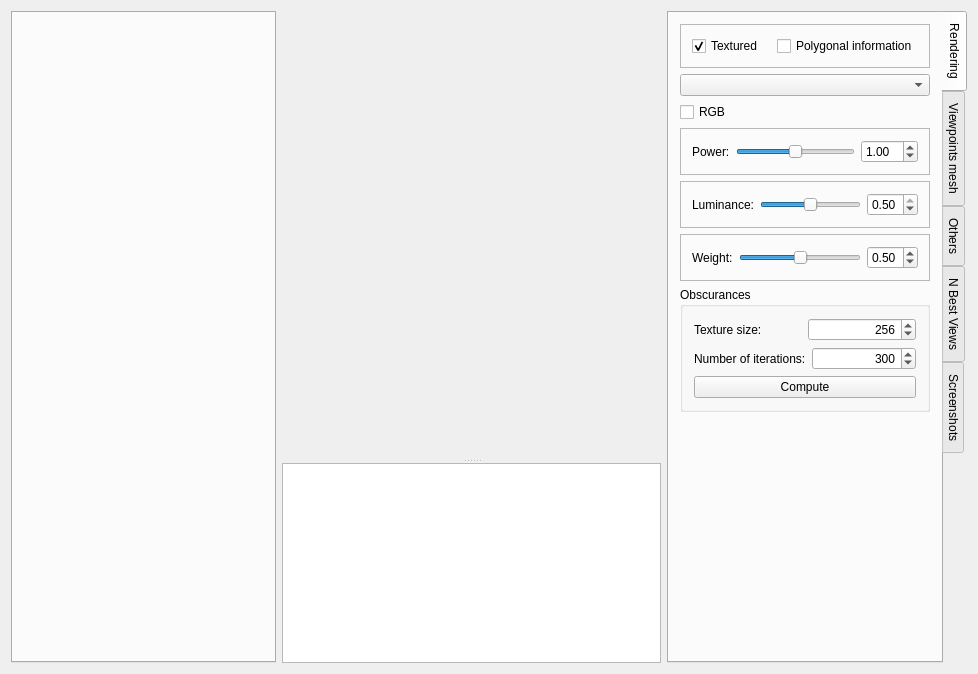
<?xml version="1.0" encoding="UTF-8"?>
<ui version="4.0">
 <class>MainModule</class>
 <widget class="QWidget" name="MainModule">
  <property name="enabled">
   <bool>true</bool>
  </property>
  <property name="geometry">
   <rect>
    <x>0</x>
    <y>0</y>
    <width>978</width>
    <height>674</height>
   </rect>
  </property>
  <property name="windowTitle">
   <string>Form</string>
  </property>
  <layout class="QHBoxLayout" name="horizontalLayout">
   <item>
    <widget class="QTabWidget" name="leftTabWidget">
     <property name="sizePolicy">
      <sizepolicy hsizetype="Expanding" vsizetype="Expanding">
       <horstretch>0</horstretch>
       <verstretch>0</verstretch>
      </sizepolicy>
     </property>
     <property name="maximumSize">
      <size>
       <width>265</width>
       <height>16777215</height>
      </size>
     </property>
     <property name="tabPosition">
      <enum>QTabWidget::West</enum>
     </property>
     <property name="currentIndex">
      <number>-1</number>
     </property>
    </widget>
   </item>
   <item>
    <widget class="QSplitter" name="splitter">
     <property name="sizePolicy">
      <sizepolicy hsizetype="Expanding" vsizetype="Expanding">
       <horstretch>0</horstretch>
       <verstretch>0</verstretch>
      </sizepolicy>
     </property>
     <property name="orientation">
      <enum>Qt::Vertical</enum>
     </property>
     <widget class="GLCanvas" name="Canvas" native="true">
      <property name="sizePolicy">
       <sizepolicy hsizetype="Expanding" vsizetype="Expanding">
        <horstretch>0</horstretch>
        <verstretch>0</verstretch>
       </sizepolicy>
      </property>
      <property name="minimumSize">
       <size>
        <width>0</width>
        <height>0</height>
       </size>
      </property>
      <property name="focusPolicy">
       <enum>Qt::ClickFocus</enum>
      </property>
      <property name="autoFillBackground">
       <bool>false</bool>
      </property>
     </widget>
     <widget class="QPlainTextEdit" name="console">
      <property name="sizePolicy">
       <sizepolicy hsizetype="Expanding" vsizetype="Expanding">
        <horstretch>0</horstretch>
        <verstretch>0</verstretch>
       </sizepolicy>
      </property>
      <property name="minimumSize">
       <size>
        <width>0</width>
        <height>0</height>
       </size>
      </property>
      <property name="maximumSize">
       <size>
        <width>16777215</width>
        <height>200</height>
       </size>
      </property>
      <property name="sizeIncrement">
       <size>
        <width>0</width>
        <height>0</height>
       </size>
      </property>
      <property name="baseSize">
       <size>
        <width>0</width>
        <height>0</height>
       </size>
      </property>
      <property name="undoRedoEnabled">
       <bool>false</bool>
      </property>
      <property name="readOnly">
       <bool>true</bool>
      </property>
     </widget>
    </widget>
   </item>
   <item>
    <widget class="QTabWidget" name="rightTabWidget">
     <property name="sizePolicy">
      <sizepolicy hsizetype="Expanding" vsizetype="Expanding">
       <horstretch>0</horstretch>
       <verstretch>0</verstretch>
      </sizepolicy>
     </property>
     <property name="maximumSize">
      <size>
       <width>300</width>
       <height>16777215</height>
      </size>
     </property>
     <property name="tabPosition">
      <enum>QTabWidget::East</enum>
     </property>
     <property name="currentIndex">
      <number>0</number>
     </property>
     <widget class="QWidget" name="tab">
      <attribute name="title">
       <string>Rendering</string>
      </attribute>
      <layout class="QHBoxLayout" name="horizontalLayout_7">
       <item>
        <layout class="QVBoxLayout" name="verticalLayout_4">
         <item>
          <widget class="QFrame" name="shadingFrame">
           <property name="frameShape">
            <enum>QFrame::StyledPanel</enum>
           </property>
           <property name="frameShadow">
            <enum>QFrame::Raised</enum>
           </property>
           <layout class="QHBoxLayout" name="horizontalLayout_58">
            <item>
             <widget class="QCheckBox" name="texturedCheckBox">
              <property name="text">
               <string>Textured</string>
              </property>
              <property name="checked">
               <bool>true</bool>
              </property>
             </widget>
            </item>
            <item>
             <widget class="QCheckBox" name="polygonalInformationCheckBox">
              <property name="text">
               <string>Polygonal information</string>
              </property>
             </widget>
            </item>
           </layout>
          </widget>
         </item>
         <item>
          <widget class="QComboBox" name="polygonalInformationComboBox"/>
         </item>
         <item>
          <widget class="QCheckBox" name="rgbCheckBox">
           <property name="text">
            <string>RGB</string>
           </property>
          </widget>
         </item>
         <item>
          <widget class="QFrame" name="powerFrame">
           <property name="frameShape">
            <enum>QFrame::StyledPanel</enum>
           </property>
           <property name="frameShadow">
            <enum>QFrame::Raised</enum>
           </property>
           <layout class="QHBoxLayout" name="horizontalLayout_53">
            <item>
             <widget class="QLabel" name="powerLabel">
              <property name="text">
               <string>Power:</string>
              </property>
             </widget>
            </item>
            <item>
             <widget class="QSlider" name="powerSlider">
              <property name="minimum">
               <number>-900</number>
              </property>
              <property name="maximum">
               <number>900</number>
              </property>
              <property name="singleStep">
               <number>100</number>
              </property>
              <property name="pageStep">
               <number>250</number>
              </property>
              <property name="value">
               <number>0</number>
              </property>
              <property name="sliderPosition">
               <number>0</number>
              </property>
              <property name="tracking">
               <bool>true</bool>
              </property>
              <property name="orientation">
               <enum>Qt::Horizontal</enum>
              </property>
              <property name="invertedAppearance">
               <bool>false</bool>
              </property>
              <property name="invertedControls">
               <bool>false</bool>
              </property>
             </widget>
            </item>
            <item>
             <widget class="QDoubleSpinBox" name="powerSpinBox">
              <property name="minimum">
               <double>0.100000000000000</double>
              </property>
              <property name="maximum">
               <double>10.000000000000000</double>
              </property>
              <property name="singleStep">
               <double>0.050000000000000</double>
              </property>
              <property name="value">
               <double>1.000000000000000</double>
              </property>
             </widget>
            </item>
           </layout>
          </widget>
         </item>
         <item>
          <widget class="QFrame" name="luminanceFrame">
           <property name="frameShape">
            <enum>QFrame::StyledPanel</enum>
           </property>
           <property name="frameShadow">
            <enum>QFrame::Raised</enum>
           </property>
           <layout class="QHBoxLayout" name="horizontalLayout_59">
            <item>
             <widget class="QLabel" name="luminanceLabel">
              <property name="text">
               <string>Luminance:</string>
              </property>
             </widget>
            </item>
            <item>
             <widget class="QSlider" name="luminanceSlider">
              <property name="minimum">
               <number>0</number>
              </property>
              <property name="maximum">
               <number>50</number>
              </property>
              <property name="pageStep">
               <number>5</number>
              </property>
              <property name="value">
               <number>25</number>
              </property>
              <property name="orientation">
               <enum>Qt::Horizontal</enum>
              </property>
             </widget>
            </item>
            <item>
             <widget class="QDoubleSpinBox" name="luminanceSpinBox">
              <property name="minimum">
               <double>0.000000000000000</double>
              </property>
              <property name="maximum">
               <double>0.500000000000000</double>
              </property>
              <property name="singleStep">
               <double>0.050000000000000</double>
              </property>
              <property name="value">
               <double>0.500000000000000</double>
              </property>
             </widget>
            </item>
           </layout>
          </widget>
         </item>
         <item>
          <widget class="QFrame" name="weightFrame">
           <property name="frameShape">
            <enum>QFrame::StyledPanel</enum>
           </property>
           <property name="frameShadow">
            <enum>QFrame::Raised</enum>
           </property>
           <layout class="QHBoxLayout" name="horizontalLayout_60">
            <item>
             <widget class="QLabel" name="weightLabel">
              <property name="text">
               <string>Weight:</string>
              </property>
             </widget>
            </item>
            <item>
             <widget class="QSlider" name="weightSlider">
              <property name="minimum">
               <number>0</number>
              </property>
              <property name="maximum">
               <number>100</number>
              </property>
              <property name="value">
               <number>50</number>
              </property>
              <property name="orientation">
               <enum>Qt::Horizontal</enum>
              </property>
             </widget>
            </item>
            <item>
             <widget class="QDoubleSpinBox" name="weightSpinBox">
              <property name="minimum">
               <double>0.000000000000000</double>
              </property>
              <property name="maximum">
               <double>1.000000000000000</double>
              </property>
              <property name="singleStep">
               <double>0.050000000000000</double>
              </property>
              <property name="value">
               <double>0.500000000000000</double>
              </property>
             </widget>
            </item>
           </layout>
          </widget>
         </item>
         <item>
          <widget class="QGroupBox" name="groupBox">
           <property name="title">
            <string>Obscurances</string>
           </property>
           <layout class="QVBoxLayout" name="verticalLayout_5">
            <item>
             <layout class="QHBoxLayout" name="textureSizeLayout">
              <item>
               <widget class="QLabel" name="textureSizeLabel">
                <property name="text">
                 <string>Texture size:</string>
                </property>
               </widget>
              </item>
              <item>
               <widget class="QSpinBox" name="textureSizeSpinBox">
                <property name="focusPolicy">
                 <enum>Qt::WheelFocus</enum>
                </property>
                <property name="inputMethodHints">
                 <set>Qt::ImhDigitsOnly</set>
                </property>
                <property name="alignment">
                 <set>Qt::AlignRight|Qt::AlignTrailing|Qt::AlignVCenter</set>
                </property>
                <property name="readOnly">
                 <bool>false</bool>
                </property>
                <property name="maximum">
                 <number>4096</number>
                </property>
                <property name="value">
                 <number>256</number>
                </property>
               </widget>
              </item>
             </layout>
            </item>
            <item>
             <layout class="QHBoxLayout" name="numberOfIterationsLayout">
              <item>
               <widget class="QLabel" name="numberOfIterationsLabel">
                <property name="text">
                 <string>Number of iterations:</string>
                </property>
               </widget>
              </item>
              <item>
               <widget class="QSpinBox" name="numberOfIterationsSpinBox">
                <property name="layoutDirection">
                 <enum>Qt::LeftToRight</enum>
                </property>
                <property name="alignment">
                 <set>Qt::AlignRight|Qt::AlignTrailing|Qt::AlignVCenter</set>
                </property>
                <property name="maximum">
                 <number>5000</number>
                </property>
                <property name="value">
                 <number>300</number>
                </property>
               </widget>
              </item>
             </layout>
            </item>
            <item>
             <widget class="QPushButton" name="computeObscurancesAndAmbientOcclusionButton">
              <property name="text">
               <string>Compute</string>
              </property>
             </widget>
            </item>
           </layout>
          </widget>
         </item>
         <item>
          <spacer name="verticalSpacer_3">
           <property name="orientation">
            <enum>Qt::Vertical</enum>
           </property>
           <property name="sizeHint" stdset="0">
            <size>
             <width>20</width>
             <height>40</height>
            </size>
           </property>
          </spacer>
         </item>
        </layout>
       </item>
      </layout>
     </widget>
     <widget class="QWidget" name="viewpointsTab">
      <attribute name="title">
       <string>Viewpoints mesh</string>
      </attribute>
      <layout class="QHBoxLayout" name="horizontalLayout_4">
       <item>
        <layout class="QVBoxLayout" name="verticalLayout_12">
         <item>
          <layout class="QHBoxLayout" name="horizontalLayout_5">
           <item>
            <widget class="QLabel" name="resolutionLabel">
             <property name="text">
              <string>Width resolution:</string>
             </property>
            </widget>
           </item>
           <item>
            <widget class="QSpinBox" name="widthResolutionSpinBox">
             <property name="minimum">
              <number>1</number>
             </property>
             <property name="maximum">
              <number>4096</number>
             </property>
             <property name="singleStep">
              <number>128</number>
             </property>
             <property name="value">
              <number>640</number>
             </property>
            </widget>
           </item>
           <item>
            <spacer name="horizontalSpacer">
             <property name="orientation">
              <enum>Qt::Horizontal</enum>
             </property>
             <property name="sizeHint" stdset="0">
              <size>
               <width>40</width>
               <height>20</height>
              </size>
             </property>
            </spacer>
           </item>
           <item>
            <widget class="QCheckBox" name="faceCullingCheckBox">
             <property name="layoutDirection">
              <enum>Qt::RightToLeft</enum>
             </property>
             <property name="text">
              <string>Face culling</string>
             </property>
             <property name="checked">
              <bool>true</bool>
             </property>
             <property name="tristate">
              <bool>false</bool>
             </property>
            </widget>
           </item>
          </layout>
         </item>
         <item>
          <widget class="QLabel" name="viewpointsSphereLabel">
           <property name="font">
            <font>
             <weight>75</weight>
             <bold>true</bold>
            </font>
           </property>
           <property name="text">
            <string>Sphere around the object</string>
           </property>
           <property name="alignment">
            <set>Qt::AlignCenter</set>
           </property>
          </widget>
         </item>
         <item>
          <layout class="QHBoxLayout" name="horizontalLayout_3">
           <item>
            <widget class="QLabel" name="numberOfViewpointsLabel">
             <property name="text">
              <string>Number of viewpoints:</string>
             </property>
            </widget>
           </item>
           <item>
            <spacer name="horizontalSpacer_2">
             <property name="orientation">
              <enum>Qt::Horizontal</enum>
             </property>
             <property name="sizeHint" stdset="0">
              <size>
               <width>40</width>
               <height>20</height>
              </size>
             </property>
            </spacer>
           </item>
           <item>
            <widget class="QComboBox" name="numberOfViewpoints"/>
           </item>
          </layout>
         </item>
         <item>
          <layout class="QGridLayout" name="gridLayout">
           <item row="0" column="0">
            <widget class="QLabel" name="cameraDistanceLabel">
             <property name="sizePolicy">
              <sizepolicy hsizetype="Preferred" vsizetype="Preferred">
               <horstretch>0</horstretch>
               <verstretch>0</verstretch>
              </sizepolicy>
             </property>
             <property name="text">
              <string>Distance:</string>
             </property>
            </widget>
           </item>
           <item row="1" column="0">
            <widget class="QLabel" name="cameraAngleLabel">
             <property name="sizePolicy">
              <sizepolicy hsizetype="Preferred" vsizetype="Preferred">
               <horstretch>0</horstretch>
               <verstretch>0</verstretch>
              </sizepolicy>
             </property>
             <property name="text">
              <string>Angle (vertical):</string>
             </property>
            </widget>
           </item>
           <item row="0" column="1">
            <widget class="QDoubleSpinBox" name="cameraDistanceSpinBox">
             <property name="prefix">
              <string/>
             </property>
             <property name="decimals">
              <number>2</number>
             </property>
             <property name="minimum">
              <double>0.100000000000000</double>
             </property>
             <property name="maximum">
              <double>99.900000000000006</double>
             </property>
             <property name="singleStep">
              <double>0.200000000000000</double>
             </property>
             <property name="value">
              <double>3.000000000000000</double>
             </property>
            </widget>
           </item>
           <item row="0" column="2">
            <widget class="QLabel" name="timesRadiusLabel">
             <property name="sizePolicy">
              <sizepolicy hsizetype="Preferred" vsizetype="Preferred">
               <horstretch>0</horstretch>
               <verstretch>0</verstretch>
              </sizepolicy>
             </property>
             <property name="text">
              <string>radius</string>
             </property>
            </widget>
           </item>
           <item row="1" column="2">
            <widget class="QLabel" name="degreesLabel">
             <property name="sizePolicy">
              <sizepolicy hsizetype="Preferred" vsizetype="Preferred">
               <horstretch>0</horstretch>
               <verstretch>0</verstretch>
              </sizepolicy>
             </property>
             <property name="text">
              <string>degrees</string>
             </property>
            </widget>
           </item>
           <item row="0" column="3">
            <widget class="QPushButton" name="computeCameraDistanceButton">
             <property name="text">
              <string>Compute</string>
             </property>
            </widget>
           </item>
           <item row="1" column="3">
            <widget class="QPushButton" name="computeCameraAngleButton">
             <property name="text">
              <string>Compute</string>
             </property>
            </widget>
           </item>
           <item row="1" column="1">
            <widget class="QSpinBox" name="cameraAngleSpinBox">
             <property name="minimum">
              <number>1</number>
             </property>
             <property name="maximum">
              <number>179</number>
             </property>
             <property name="singleStep">
              <number>5</number>
             </property>
             <property name="value">
              <number>60</number>
             </property>
            </widget>
           </item>
          </layout>
         </item>
         <item>
          <layout class="QHBoxLayout" name="horizontalLayout_6">
           <item>
            <widget class="QLabel" name="cameraAspectRatioLabel">
             <property name="text">
              <string>Aspect ratio</string>
             </property>
            </widget>
           </item>
           <item>
            <widget class="QDoubleSpinBox" name="cameraAspectRatioSpinBox">
             <property name="minimum">
              <double>0.100000000000000</double>
             </property>
             <property name="maximum">
              <double>5.000000000000000</double>
             </property>
             <property name="singleStep">
              <double>0.200000000000000</double>
             </property>
             <property name="value">
              <double>1.000000000000000</double>
             </property>
            </widget>
           </item>
           <item>
            <spacer name="horizontalSpacer_3">
             <property name="orientation">
              <enum>Qt::Horizontal</enum>
             </property>
             <property name="sizeHint" stdset="0">
              <size>
               <width>40</width>
               <height>20</height>
              </size>
             </property>
            </spacer>
           </item>
          </layout>
         </item>
         <item>
          <widget class="QPushButton" name="loadViewpointsSphereButton">
           <property name="text">
            <string>Load</string>
           </property>
          </widget>
         </item>
         <item>
          <widget class="QLabel" name="freeViewpointsMeshLabel">
           <property name="font">
            <font>
             <weight>75</weight>
             <bold>true</bold>
            </font>
           </property>
           <property name="text">
            <string>Free</string>
           </property>
           <property name="alignment">
            <set>Qt::AlignCenter</set>
           </property>
          </widget>
         </item>
         <item>
          <widget class="QPushButton" name="loadFreeViewpointsMeshButton">
           <property name="text">
            <string>Load from file</string>
           </property>
          </widget>
         </item>
         <item>
          <widget class="QLabel" name="viewpointImageLabel">
           <property name="font">
            <font>
             <weight>75</weight>
             <bold>true</bold>
            </font>
           </property>
           <property name="text">
            <string>Viewpoint Image</string>
           </property>
           <property name="alignment">
            <set>Qt::AlignCenter</set>
           </property>
          </widget>
         </item>
         <item>
          <widget class="QLabel" name="image">
           <property name="text">
            <string/>
           </property>
           <property name="alignment">
            <set>Qt::AlignCenter</set>
           </property>
          </widget>
         </item>
         <item>
          <spacer name="verticalSpacer_7">
           <property name="orientation">
            <enum>Qt::Vertical</enum>
           </property>
           <property name="sizeHint" stdset="0">
            <size>
             <width>20</width>
             <height>40</height>
            </size>
           </property>
          </spacer>
         </item>
        </layout>
       </item>
      </layout>
     </widget>
     <widget class="QWidget" name="othersTab">
      <attribute name="title">
       <string>Others</string>
      </attribute>
      <layout class="QHBoxLayout" name="horizontalLayout_15">
       <item>
        <layout class="QVBoxLayout" name="verticalLayout_2">
         <item>
          <widget class="QLabel" name="measureInViewpointSphereLabel">
           <property name="sizePolicy">
            <sizepolicy hsizetype="Preferred" vsizetype="Preferred">
             <horstretch>0</horstretch>
             <verstretch>0</verstretch>
            </sizepolicy>
           </property>
           <property name="text">
            <string>Quality measure in viewpoint sphere:</string>
           </property>
          </widget>
         </item>
         <item>
          <widget class="QComboBox" name="measureInViewpointSphereList">
           <property name="sizePolicy">
            <sizepolicy hsizetype="Preferred" vsizetype="Fixed">
             <horstretch>0</horstretch>
             <verstretch>0</verstretch>
            </sizepolicy>
           </property>
          </widget>
         </item>
         <item>
          <widget class="QFrame" name="frame_12">
           <property name="frameShape">
            <enum>QFrame::StyledPanel</enum>
           </property>
           <property name="frameShadow">
            <enum>QFrame::Raised</enum>
           </property>
           <layout class="QHBoxLayout" name="horizontalLayout_13">
            <item>
             <widget class="QLabel" name="alphaLabel">
              <property name="text">
               <string>Alpha:</string>
              </property>
             </widget>
            </item>
            <item>
             <widget class="QSlider" name="alphaSlider">
              <property name="maximum">
               <number>100</number>
              </property>
              <property name="value">
               <number>30</number>
              </property>
              <property name="sliderPosition">
               <number>30</number>
              </property>
              <property name="tracking">
               <bool>true</bool>
              </property>
              <property name="orientation">
               <enum>Qt::Horizontal</enum>
              </property>
              <property name="invertedAppearance">
               <bool>false</bool>
              </property>
              <property name="invertedControls">
               <bool>false</bool>
              </property>
             </widget>
            </item>
            <item>
             <widget class="QDoubleSpinBox" name="alphaSpinBox">
              <property name="maximum">
               <double>1.000000000000000</double>
              </property>
              <property name="singleStep">
               <double>0.050000000000000</double>
              </property>
              <property name="value">
               <double>0.300000000000000</double>
              </property>
             </widget>
            </item>
           </layout>
          </widget>
         </item>
         <item>
          <widget class="QPushButton" name="polygonsCosAngleButton">
           <property name="text">
            <string>Compute cosinus of the angles</string>
           </property>
          </widget>
         </item>
         <item>
          <widget class="QCheckBox" name="viewVisiblePolygonsCheckBox">
           <property name="text">
            <string>View visible polygons</string>
           </property>
          </widget>
         </item>
         <item>
          <spacer name="verticalSpacer">
           <property name="orientation">
            <enum>Qt::Vertical</enum>
           </property>
           <property name="sizeHint" stdset="0">
            <size>
             <width>20</width>
             <height>40</height>
            </size>
           </property>
          </spacer>
         </item>
        </layout>
       </item>
      </layout>
     </widget>
     <widget class="QWidget" name="nBestViewsTab">
      <attribute name="title">
       <string>N Best Views</string>
      </attribute>
      <layout class="QHBoxLayout" name="horizontalLayout_2">
       <item>
        <layout class="QVBoxLayout" name="verticalLayout_14">
         <item>
          <widget class="QLabel" name="nBestViewsSelectionMeasuresLabel">
           <property name="text">
            <string>Method of N best views selection:</string>
           </property>
          </widget>
         </item>
         <item>
          <widget class="QComboBox" name="nBestViewsSelectionMeasuresComboBox"/>
         </item>
         <item>
          <widget class="QCheckBox" name="nBestViewsReverseMethod">
           <property name="text">
            <string>Reverse Method</string>
           </property>
          </widget>
         </item>
         <item>
          <widget class="QLabel" name="nBestViewsCriteriaForDiscardingLabel">
           <property name="text">
            <string>Criteria for discarding triangles:</string>
           </property>
          </widget>
         </item>
         <item>
          <widget class="QComboBox" name="nBestViewsCriteriaForDiscardingComboBox"/>
         </item>
         <item>
          <widget class="QLabel" name="bestNViewsLabel">
           <property name="text">
            <string>Number of views to select:</string>
           </property>
          </widget>
         </item>
         <item>
          <widget class="QFrame" name="frame_31">
           <property name="frameShape">
            <enum>QFrame::StyledPanel</enum>
           </property>
           <property name="frameShadow">
            <enum>QFrame::Raised</enum>
           </property>
           <layout class="QHBoxLayout" name="horizontalLayout_33">
            <item>
             <widget class="QSlider" name="bestNViewsSlider">
              <property name="orientation">
               <enum>Qt::Horizontal</enum>
              </property>
             </widget>
            </item>
            <item>
             <widget class="QSpinBox" name="bestNViewsSpinBox"/>
            </item>
           </layout>
          </widget>
         </item>
         <item>
          <widget class="QLabel" name="bestNViewsByThresholdLabel">
           <property name="text">
            <string>% of coverage to stop</string>
           </property>
          </widget>
         </item>
         <item>
          <widget class="QFrame" name="frame_35">
           <property name="frameShape">
            <enum>QFrame::StyledPanel</enum>
           </property>
           <property name="frameShadow">
            <enum>QFrame::Raised</enum>
           </property>
           <layout class="QHBoxLayout" name="horizontalLayout_37">
            <item>
             <widget class="QSlider" name="bestNViewsByThresholdSlider">
              <property name="maximum">
               <number>100</number>
              </property>
              <property name="singleStep">
               <number>5</number>
              </property>
              <property name="value">
               <number>90</number>
              </property>
              <property name="orientation">
               <enum>Qt::Horizontal</enum>
              </property>
             </widget>
            </item>
            <item>
             <widget class="QSpinBox" name="bestNViewsByThresholdSpinBox">
              <property name="maximum">
               <number>100</number>
              </property>
              <property name="value">
               <number>90</number>
              </property>
             </widget>
            </item>
           </layout>
          </widget>
         </item>
         <item>
          <widget class="QPushButton" name="nBestViewsComputeButton">
           <property name="maximumSize">
            <size>
             <width>16777215</width>
             <height>16777215</height>
            </size>
           </property>
           <property name="text">
            <string>Run N best views selection method</string>
           </property>
          </widget>
         </item>
         <item>
          <widget class="QPushButton" name="nBestViewsComputeAllButton">
           <property name="text">
            <string>Compute all views for all methods</string>
           </property>
          </widget>
         </item>
         <item>
          <spacer name="verticalSpacer_9">
           <property name="orientation">
            <enum>Qt::Vertical</enum>
           </property>
           <property name="sizeHint" stdset="0">
            <size>
             <width>20</width>
             <height>40</height>
            </size>
           </property>
          </spacer>
         </item>
        </layout>
       </item>
      </layout>
     </widget>
     <widget class="QWidget" name="screenshotsTab">
      <attribute name="title">
       <string>Screenshots</string>
      </attribute>
      <layout class="QHBoxLayout" name="horizontalLayout_8">
       <item>
        <layout class="QVBoxLayout" name="verticalLayout_3">
         <item>
          <widget class="QPushButton" name="takeScreenshotsButton">
           <property name="text">
            <string>Model with different renders</string>
           </property>
          </widget>
         </item>
         <item>
          <widget class="QPushButton" name="takeScreenshotsFromAllViewpointsButton">
           <property name="text">
            <string>Model from all viewpoints</string>
           </property>
          </widget>
         </item>
         <item>
          <spacer name="verticalSpacer_2">
           <property name="orientation">
            <enum>Qt::Vertical</enum>
           </property>
           <property name="sizeHint" stdset="0">
            <size>
             <width>20</width>
             <height>40</height>
            </size>
           </property>
          </spacer>
         </item>
        </layout>
       </item>
      </layout>
     </widget>
    </widget>
   </item>
  </layout>
 </widget>
 <layoutdefault spacing="6" margin="11"/>
 <customwidgets>
  <customwidget>
   <class>GLCanvas</class>
   <extends>QWidget</extends>
   <header>GLCanvas.h</header>
   <container>1</container>
  </customwidget>
 </customwidgets>
 <resources/>
 <connections/>
</ui>
